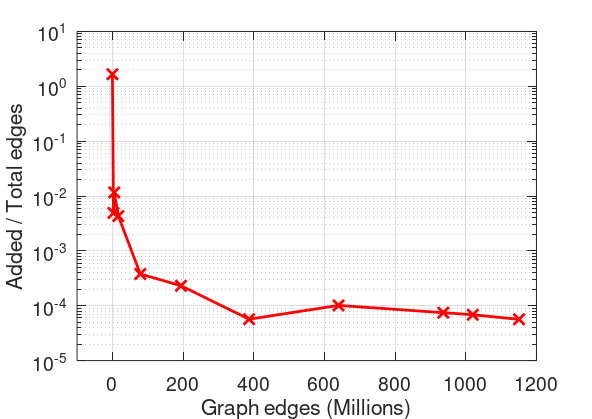

This chart was generated by the following MATLAB code: (Note: this script raises an error after producing the figure.)
pageWidth  = 426.79135;
pageHeight = pageWidth / sqrt(2);

Hfig = figure(1);

        %m n added edges
data = [ %H = 3, log2m = 4
        72172 ,    10617, 120000; %h3 wordassociation-2011       10617
      3050615 ,   100000,  15000; %h3 uk-2007-05@100000           100000
      5158388 ,   735323,  60000; %h3 amazon-2008                 735323
     16917053 ,  1382908,  73000; %h3 in-2004                     1382908
     79023142 ,  5363260,  30000; %h3 ljournal-2008               5363260
    194109311 ,  7414866,  45000; %h3 indochina-2004              7414866
    386915963 , 11264052,  22000; %h? eu-2015-host                11264052
    %602119716 ,30809122,  14000; %h? gsh-2015-tpd               30809122
    639999458 , 22744080,  65000; %h3 arabic-2005                 22744080
    936364282 , 39459925,  70000; %h? uk-2005                     39459925
    1019903190,118142155,  70000; %h? Webbase-2001                118142155
    1150725436, 41291594,  65000; %h3 it-2004                     41291594
];

y = data(:,3) ./ data(:,1);              % forming y of X.beta = y

x = data(:,1) ./ 1000000;

xx = x';

m = length(data(:,1));
n = length(2);

X = ones(m, n);              % forming X of X.beta = y
X(:,2) = x;

betaHat = (X' * X) \ X' * y; % computing projection of matrix X on y, giving beta

yy = betaHat(1) + betaHat(2)*xx;


%HP(1) = semilogy(xx, yy, '-', 'color', [0, 0, 0.5], 'displayname', 'Least square' );
%hold on
HP = semilogy(xx, y, '-xr', 'markersize', 8 , 'displayname', 'Sampled ratio');
xlim([-100, 1200]);
grid on;
hold off

set(HP,'Linewidth', 2);    
xlabel ('Graph edges (Millions)', 'fontsize', 16);
ylabel ('Added / Total edges', 'fontsize', 16);

ax = gca;
%set(gca, 'YTickLabel', { 0.000001, 0.0001, 0.01, 1, 100});


set(gca, 'fontsize', 14 );
set(gca, 'ticklength', [0.02, 0.05]);



% PRINT PDF

filename = 'benchmarkDanfVsHanf.pdf';

set(Hfig , 'units', 'points', 'paperunits', 'points', 'paperposition',  [0, 0, pageWidth, pageHeight], 'papersize', [pageWidth, pageHeight], 'position', [0, 0, pageWidth, pageHeight], 'name', filename, 'filename', filename);

imStyle = hgexport('factorystyle');

imStyle.Format = 'pdf';
imStyle.Width = pageWidth;
imStyle.Height = pageHeight;
imStyle.Units = 'points';


hgexport(gcf, filename, imStyle, 'Format', 'pdf');

